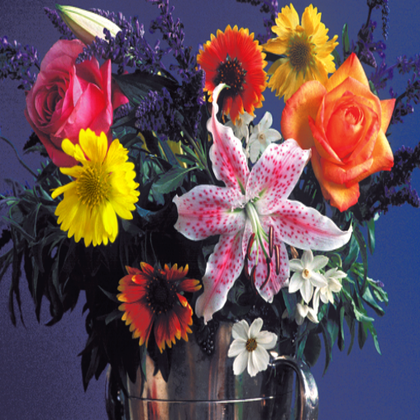
%> input picture dataset/flowers.bmp, 420 x 420 px, shrunk from 512 x 512 before the run
$ octave main.m   (GNU Octave 9; MATLAB toolbox functions it lacks are replaced by stand-ins)
%> lines starting %> are read from the running program, lines starting %| are printed output that depends on the picture
### im2jpeg.m
function y = im2jpeg(x, quality)
%IM2JPEG Compresses an image using a JPEG approximation.
%   Y = IM2JPEG(X, QUALITY) compresses image X based on 8 x 8 DCT
%   transforms, coefficient quantization, and Huffman symbol
%   coding. Input QUALITY determines the amount of information that
%   is lost and compression achieved.  Y is an encoding structurei
%   containing fields:
%
%      Y.size      Size of X
%      Y.numblocks Number of 8-by-8 encoded blocks
%      Y.quality   Quality factor (as percent)
%      Y.huffman   Huffman encoding structure, as returned by
%                  MAT2HUFF
%
%   See also JPEG2IM.

%   Copyright 2002-2006 R. C. Gonzalez, R. E. Woods, & S. L. Eddins
%   Digital Image Processing Using MATLAB, Prentice-Hall, 2004
%   $Revision: 1.5 $  $Date: 2006/07/15 20:44:34 $
%
%   Revised: 3/20/06 by R.Woods to correct an 'eob' coding problem, to
%   check the 'quality' input for <= 0, and to fix a warning when
%   struct y is created.

error(nargchk(1, 2, nargin));             % Check input arguments
if ndims(x) ~= 2 | ~isreal(x) | ~isnumeric(x) | ~isa(x, 'uint8')
  error('The input must be a UINT8 image.');
end
if nargin ==2 && quality <= 0
   error('Input parameter QUALITY must be greater than zero.');
end
if nargin < 2
   quality = 1;   % Default value for quality.
end

m = [16 11  10  16  24  40  51  61        % JPEG normalizing array
     12  12  14  19  26  58  60  55       % and zig-zag redordering
     14  13  16  24  40  57  69  56       % pattern.
     14  17  22  29  51  87  80  62
     18  22  37  56  68  109 103 77
     24  35  55  64  81  104 113 92
     49  64  78  87  103 121 120 101
     72  92  95  98  112 100 103 99] * quality;

order = [1 9  2  3  10 17 25 18 11 4  5  12 19 26 33  ...
        41 34 27 20 13 6  7  14 21 28 35 42 49 57 50  ...
        43 36 29 22 15 8  16 23 30 37 44 51 58 59 52  ...
        45 38 31 24 32 39 46 53 60 61 54 47 40 48 55  ...
        62 63 56 64];

[xm, xn] = size(x);                % Get input size.
x = double(x) - 128;               % Level shift input
t = dctmtx(8);                     % Compute 8 x 8 DCT matrix

% Compute DCTs of 8x8 blocks and quantize the coefficients.
y = blkproc(x, [8 8], 'P1 * x * P2', t, t');
y = blkproc(y, [8 8], 'round(x ./ P1)', m);

y = im2col(y, [8 8], 'distinct');  % Break 8x8 blocks into columns
xb = size(y, 2);                   % Get number of blocks
y = y(order, :);                   % Reorder column elements

eob = max(y(:)) + 1;               % Create end-of-block symbol
r = zeros(numel(y) + size(y, 2), 1);
count = 0;
for j = 1:xb                       % Process 1 block (col) at a time
   i = max(find(y(:, j)));         % Find last non-zero element
   if isempty(i)                   % No nonzero block values
      i = 0;
   end
   p = count + 1;
   q = p + i;
   r(p:q) = [y(1:i, j); eob];      % Truncate trailing 0's, add EOB,
   count = count + i + 1;          % and add to output vector
end

r((count + 1):end) = [];           % Delete unusued portion of r

y           = struct;
y.size      = uint16([xm xn]);
y.numblocks = uint16(xb);
y.quality   = uint16(quality * 100);
y.huffman   = mat2huff(r);

### mat2huff.m
%at2huff.m*
function y = mat2huff(x)
%MAT2HUFF Huffman encodes a matrix.
% Y = mat2huff(X) Huffman encodes matrix X using symbol
% probabilities in unit-width histogram bins between X's minimum
% and maximum value s. The encoded data is returned as a structure
% Y :
% Y.code           the Huffman - encoded values of X, stored in
%                  a uint16 vector. The other fields of Y contain
%                  additional decoding information , including :
% Y.min            the minimum value of X plus 32768
% Y.size           the size of X
% Y.hist           the histogram of X
%
% If X is logical, uintB, uint16 ,uint32 ,intB ,int16, or double,
% with integer values, it can be input directly to MAT2HUF F. The
% minimum value of X must be representable as an int16.
%
% If X is double with non - integer values --- for example, an image
% with values between O and 1 --- first scale X to an appropriate
% integer range before the call.For example, use Y
% MAT2HUFF (255 * X) for 256 gray level encoding.
%
% NOTE : The number of Huffman code words is round(max(X(:)))
% round (min(X(:)))+1. You may need to scale input X to generate
% codes of reasonable length. The maximum row or column dimension
% of X is 65535.
if ~ismatrix(x) || ~isreal(x) || (~isnumeric(x) && ~islogical(x))
    error('X must be a 2-D real numeric or logical matrix.');
end
% Store the size of input x.
y.size = uint32(size(x));
% Find the range of x values
% by +32768 as a uint16.
x = round(double(x));
xmin = min(x(:));
xmax = max(x(:));
pmin = double(int16(xmin));
pmin = uint16(pmin+32768);
y.min = pmin;
% Compute the input histogram between xmin and xmax with unit
% width bins , scale to uint16 , and store.
x = x(:)';
h = histc(x, xmin:xmax);
if max(h) > 65535
    h = 65535 * h / max(h);
end
h = uint16(h);
y.hist = h;
% Code the input mat rix and store t h e r e s u lt .
map = huffman(double(h));            % Make Huffman code map
hx = map(x(:) - xmin + 1);           % Map image
hx = char(hx)';                      % Convert to char array
hx = hx(:)';
hx(hx == ' ') = [ ];                 % Remove blanks
ysize = ceil(length(hx) / 16);       % Compute encoded size
hx16 = repmat('0', 1, ysize * 16);   % Pre-allocate modulo-16 vector
hx16(1:length(hx)) = hx;             % Make hx modulo-16 in length
hx16 = reshape(hx16, 16, ysize);     % Reshape to 16-character words
hx16 = hx16' - '0';                  % Convert binary string to decimal
twos = pow2(15 : - 1 : 0);
y.code = uint16(sum(hx16 .* twos(ones(ysize ,1), :), 2))';
end

### huffman.m
function CODE = huffman(p)
%HUFFMAN Builds a variable-lenght Huffman code for a symbol source.
%CODE = HUFFMAN(P) returns a huffman code as binary strings in cell
%array CODE for input symbol probability vector P. Each word in CODE
%corresponds to a symbol whose probability is at the corresponding index
% of P.
%
%check the input arguments for reasonableness.
error(nargchk(1,1,nargin));
if (ndims(p) ~= 2) | (min(size(p))>1) | ~isreal(p) | ~isnumeric(p)
error('P must be a real numeric vector.');
end
% Global variable surviving all recursions of function ‘makecode’
global CODE
CODE = cell(length(p),1);             % Init the global cell array
if length(p) > 1                     % When more than one symbol…
p = p/sum(p);                     % Normalize the input probabilities
s = reduce(p);                    % Do Huffman source symbol reductions
makecode(s, []);                  % Recursively generate the code
else
CODE = {'1'};                    % Else, trivial one symbol case!
end
end
%……………………………………………………………….%
function s = reduce(p);
%Create a Huffman source reduction tree in a MATLAB cell structure by
%performing source symbol reductions until there are only two reduced
%symbols remaining.
s =  cell(length(p),1);
%Generate a starting tree with symbol nodes 1,2,3,.. to reference the
%symbol probabilities.
for i = 1:length(p)
s{i} = i;
end
while numel(s) > 2
[p,i] = sort(p);             % Sort the symbol probabilities
p(2) = p(1) + p(2);          % Merge the 2 lowest probabilities
p(1) = [];                  % and prune the lowest one
s = s(i);                    % Reorder tree for new prbabilities.
s{2} = {s{1},s{2}};          % and merge & prune its nodes
s(1) = [];                  % to match the probabilities
end
end

%……………………………………………………………….%
function makecode(sc, codeword)
% Scan the nodes of a Huffman source reduction tree recursively to
% generate the indicated variable length code words.
% Global variable surviving all the recursive calls
global CODE
if isa(sc,'cell')                                          % For cell array nodes,
makecode(sc{1},[codeword 0]);         % add 0 if the 1st element,
makecode(sc{2}, [codeword 1]);        % or a 1 if the 2nd
else                                                            % For leaf (numeric) nodes,
CODE{sc} = char('0' + codeword);     % create a char code string
end


end

### jpeg2im.m
function x = jpeg2im(y)
%JPEG2IM Decodes an IM2JPEG compressed image.
%   X = JPEG2IM(Y) decodes compressed image Y, generating
%   reconstructed approximation X.  Y is a structure generated by
%   IM2JPEG.
%
%   See also IM2JPEG.

%   Copyright 2002-2004 R. C. Gonzalez, R. E. Woods, & S. L. Eddins
%   Digital Image Processing Using MATLAB, Prentice-Hall, 2004
%   $Revision: 1.4 $  $Date: 2003/10/26 18:39:08 $

error(nargchk(1, 1, nargin));             % Check input arguments

m = [16 11  10  16  24  40  51  61        % JPEG normalizing array
     12  12  14  19  26  58  60  55       % and zig-zag reordering
     14  13  16  24  40  57  69  56       % pattern.
     14  17  22  29  51  87  80  62
     18  22  37  56  68  109 103 77
     24  35  55  64  81  104 113 92
     49  64  78  87  103 121 120 101
     72  92  95  98  112 100 103 99];

order = [1 9  2  3  10 17 25 18 11 4  5  12 19 26 33  ...
        41 34 27 20 13 6  7  14 21 28 35 42 49 57 50  ...
        43 36 29 22 15 8  16 23 30 37 44 51 58 59 52  ...
        45 38 31 24 32 39 46 53 60 61 54 47 40 48 55  ...
        62 63 56 64];
rev = order;                          % Compute inverse ordering
for k = 1:length(order)
   rev(k) = find(order == k);
end

m = double(y.quality) / 100 * m;      % Get encoding quality.
xb = double(y.numblocks);             % Get x blocks.
sz = double(y.size);
xn = sz(2);                           % Get x columns.
xm = sz(1);                           % Get x rows.
x = huff2mat(y.huffman);              % Huffman decode.
eob = max(x(:));                      % Get end-of-block symbol

z = zeros(64, xb);   k = 1;           % Form block columns by copying
for j = 1:xb                          % successive values from x into
   for i = 1:64                       % columns of z, while changing
      if x(k) == eob                  % to the next column whenever
         k = k + 1;   break;          % an EOB symbol is found.
      else
         z(i, j) = x(k);
         k = k + 1;
      end
   end
end

z = z(rev, :);                                 % Restore order
x = col2im(z, [8 8], [xm xn], 'distinct');     % Form matrix blocks
x = blkproc(x, [8 8], 'x .* P1', m);           % Denormalize DCT
t = dctmtx(8);                                 % Get 8 x 8 DCT matrix
x = blkproc(x, [8 8], 'P1 * x * P2', t', t);   % Compute block DCT-1
x = uint8(x + 128);                            % Level shift
end

### huff2mat.m
function x = huff2mat(y)
%HUFF2MAT Decodes a Huffman encoded matrix.
%   X = HUFF2MAT(Y) decodes a Huffman encoded structure Y with uint16
%   fields:
%      Y.min    Minimum value of X plus 32768
%      Y.size   Size of X
%      Y.hist   Histogram of X
%      Y.code   Huffman code
%
%   The output X is of class double.
%
%   See also MAT2HUFF.

%   Copyright 2002-2004 R. C. Gonzalez, R. E. Woods, & S. L. Eddins
%   Digital Image Processing Using MATLAB, Prentice-Hall, 2004
%   $Revision: 1.5 $  $Date: 2003/11/21 13:17:50 $

if ~isstruct(y) | ~isfield(y, 'min') | ~isfield(y, 'size') | ...
       ~isfield(y, 'hist') | ~isfield(y, 'code')
   error('The input must be a structure as returned by MAT2HUFF.');
end

sz = double(y.size);   m = sz(1);   n = sz(2);
xmin = double(y.min) - 32768;            % Get X minimum
map = huffman(double(y.hist));           % Get Huffman code (cell)

% Create a binary search table for the Huffman decoding process.
% 'code' contains source symbol strings corresponding to 'link'
% nodes, while 'link' contains the addresses (+) to node pairs for
% node symbol strings plus '0' and '1' or addresses (-) to decoded
% Huffman codewords in 'map'. Array 'left' is a list of nodes yet to
% be processed for 'link' entries.

code = cellstr(char('', '0', '1'));     % Set starting conditions as
link = [2; 0; 0];   left = [2 3];       % 3 nodes w/2 unprocessed
found = 0;   tofind = length(map);      % Tracking variables

while length(left) & (found < tofind)
   look = find(strcmp(map, code{left(1)}));    % Is string in map?
   if look                            % Yes
      link(left(1)) = -look;          % Point to Huffman map
      left = left(2:end);             % Delete current node
      found = found + 1;              % Increment codes found

   else                               % No, add 2 nodes & pointers
      len = length(code);             % Put pointers in node
      link(left(1)) = len + 1;

      link = [link; 0; 0];            % Add unprocessed nodes
      code{end + 1} = strcat(code{left(1)}, '0');
      code{end + 1} = strcat(code{left(1)}, '1');

      left = left(2:end);             % Remove processed node
      left = [left len + 1 len + 2];  % Add 2 unprocessed nodes
   end
end

x = unravel(y.code', link, m * n);    % Decode using C 'unravel'
x = x + xmin - 1;                     % X minimum offset adjust
x = reshape(x, m, n);                 % Make vector an array
end

### main.m
close all;
clear all;
clc;
block = 32; % block size for saliancy detection
quality = 1;
im = imread('flowers.bmp');
%> im is the input picture: size 420x420x3 uint8; mean R, G, B 99.8, 76.9, 83.7
[m, n, p] = size(im);
YCbCrIm = rgb2ycbcr(im);
%> YCbCrIm: size 420x420x3 uint8; mean of channels 1, 2, 3 88.6, 127.6, 137.6
y = YCbCrIm(:,:,1);
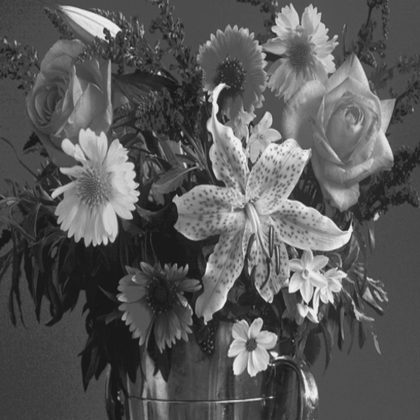
%> y: size 420x420 uint8; min 19, max 235, mean 88.6
cb = YCbCrIm(:,:,2);
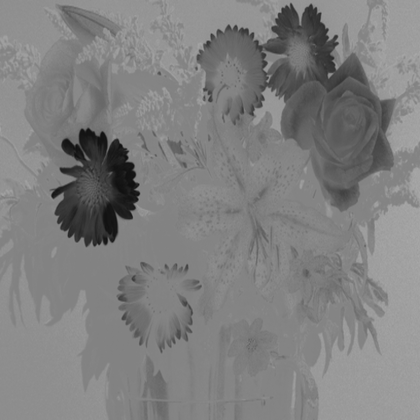
%> cb: size 420x420 uint8; min 16, max 169, mean 127.6
cr = YCbCrIm(:,:,3);
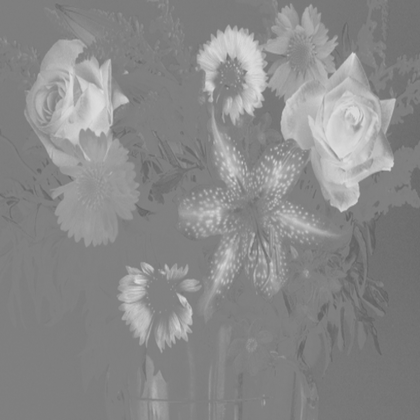
%> cr: size 420x420 uint8; min 97, max 222, mean 137.6


y1=im2jpeg(y,quality);
%> in im2jpeg, `y = blkproc(x, [8 8], 'P1 * x * P2', t, t');`:
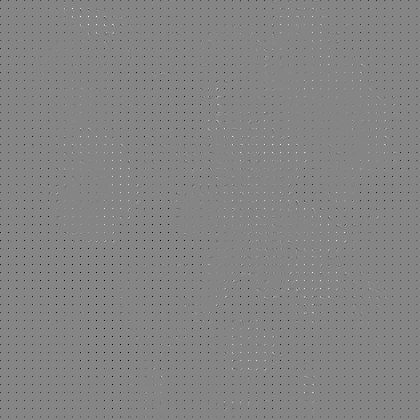
%> y: size 420x420 double; min -829, max 754.1, mean -5; drawn with min black and max white
%> in im2jpeg, `eob = max(y(:)) + 1;`: eob = 51
%> the loop in im2jpeg, `for j = 1:xb` made 2809 passes
%> (p, q, count) on passes 2 to 4: (8, 13, 13), (14, 20, 20), (21, 27, 27)
%> after the loop in im2jpeg, `for j = 1:xb`: count = 47407
%> in mat2huff, `y.size = uint32(size(x));`: y.size = [47407 1]
%> in mat2huff, `xmin = min(x(:));`: xmin = -53
%> in mat2huff, `xmax = max(x(:));`: xmax = 51
%> in mat2huff, `pmin = double(int16(xmin));`: pmin = -53
%> in mat2huff, `pmin = uint16(pmin+32768);`: pmin = 32715
%> in mat2huff, `h = histc(x, xmin:xmax);`: h = 105 values, max 16773 at index 54, min 0 at index 102, mean 451.5
%> in mat2huff, `y.hist = h;`: y.hist has the same summary as h
%> in huffman, `p = p/sum(p);`: p = 105 values, max 0.354 at index 54, min 0 at index 102, mean 0.00952
%> after the loop in reduce, `while numel(s) > 2`: i = [2 3 1]; p = [0.634 0.366]; s = 2 items
%> in mat2huff, `map = huffman(double(h));`: map = 105 items
%> in mat2huff, `hx = map(x(:) - xmin + 1);`: hx = 47407 items
%> in mat2huff, `hx = char(hx)';`: hx = 16 items
%> in mat2huff, `ysize = ceil(length(hx) / 16);`: ysize = 10818
%> in mat2huff, `hx16 = reshape(hx16, 16, ysize);`: hx16 = 16 items
%> y1 = {size [420 420], numblocks 2809, quality 100}
y2=jpeg2im(y1);
%> in jpeg2im, `m = double(y.quality) / 100 * m;`: m = [16 11 10 16 24 40 51 61; 12 12 14 19 26 58 60 55; 14 13 16 24 40 57 69 56; 14 17 22 29 51 87 80 62; 18 22 37 56 68 109 103 77; 24 35 55 64 81 104 113 92; 49 64 78 87 103 121 120 101; 72 92 95 98 112 100 103 99]
%> in jpeg2im, `sz = double(y.size);`: sz = [420 420]
%> in huff2mat, `sz = double(y.size)`: sz = [47407 1]
%> in huff2mat, `m = sz(1)`: m = 47407
%> in huff2mat, `n = sz(2)`: n = 1
%> in huff2mat, `tofind = length(map)`: tofind = 105
%> the loop in huff2mat, `while length(left) & (found < tofind)` made 208 passes
%> (len, link, left) on passes 1, 2, 3, 5, 6: (3, [2; 4; 0; 0; 0], [3 4 5]), (5, [2; 4; 6; 0; 0; 0; 0], [4 5 6 7]), (7, [2; 4; 6; 8; 0; 0; 0; 0; 0], [5 6 7 8 9]), (9, [2; 4; 6; 8; -54; 10; 0; 0; 0; 0; 0], [7 8 9 10 11]), (11, [2; 4; 6; 8; -54; 10; 12; 0; 0; 0; 0; 0; 0], [8 9 10 11 12 13])
%> after the loop in huff2mat, `while length(left) & (found < tofind)`: code = 209 items; found = 105; len = 207; link = 209 values, max 208 at index 206, min -105 at index 21, mean 25.62
%> the run ends on the next line
